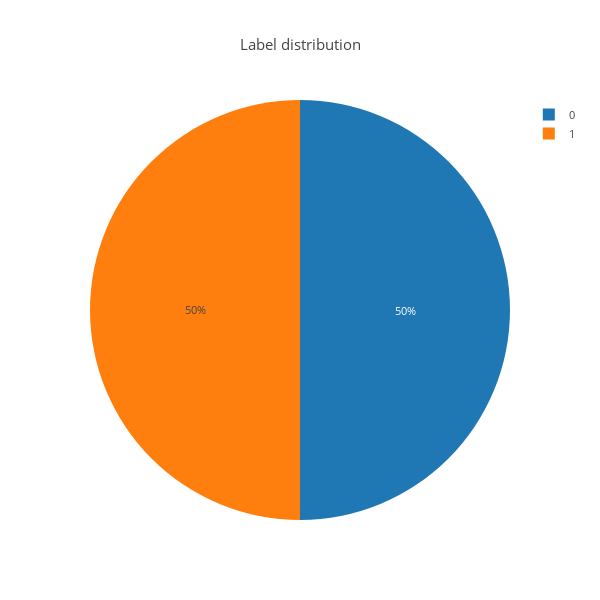

The cell this chart's notebook holds for it:
### Code cell
labels = (np.array(cnt_lbl.index))
sizes = (np.array((cnt_lbl / cnt_lbl.sum())*100))

trace = go.Pie(labels=labels, values=sizes)
layout = go.Layout(
    title='Label distribution',
    font=dict(size=11),
    width=600,
    height=600,
)
data = [trace]
fig = go.Figure(data=data, layout=layout)
py.iplot(fig, filename="usertype")

### Figure 1 — Plotly figure (JSON) as saved in the notebook; plotly's stock layout.template omitted (floating-point values rounded to 4 significant figures)
{"data": [{"labels": [0, 1], "type": "pie", "uid": "7240b5af-5bdb-411a-976f-e480df008116", "values": [50.0, 50.0]}], "layout": {"font": {"size": 11}, "height": 600, "title": {"text": "Label distribution"}, "width": 600}}
